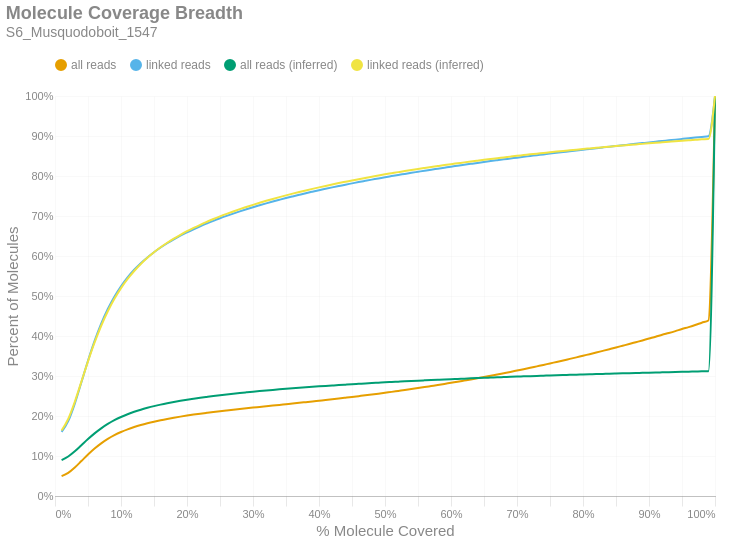

Notebook cell for this chart:
### Markdown cell above
### Molecule Read Coverage
This chart shows molecule coverage breadth as computed by the number of bases aligned to that molecule. In other words, "*how much of each unique long molecule is actually sequenced/aligned?*" Keep in mind there is a distinction between sequences and alignments, since some sequences belonging to a particular molecule may not align well and wouldn't appear in the alignment data. This chart also shows molecule coverage breadth as computed by the *inferred fragment* from which the aligned sequences originate. Unlike read coverage, this calculation takes into account the total insert size, including unsequenced gaps between the forward and reverse reads. Like the previous figures, these are cumulative percents.

### Code cell
if SKIPLR:
    print_html(f"Skipped")
else:
    binned_df = consolidated_hist(valids['coverage_bp'], mask, 0.01, True)
    binned_df_inf = consolidated_hist(valids['coverage_inserts'], mask, 0.01, True)
    binned_df = binned_df.with_columns(pl.lit(binned_df_inf['all reads (cumsum)']).alias('all reads (inferred)'))
    binned_df = binned_df.with_columns(pl.lit(binned_df_inf['linked reads (cumsum)']).alias('linked reads (inferred)'))
    binned_df = binned_df.with_columns(
        (pl.col('bin').cast(pl.Float64) + 0.01).alias('right_edge')
    )

    with SafeRender(binned_df):
        (
            density_plot(binned_df, 'Molecule Coverage Breadth', samplename, 'molcov', ['all reads (inferred)','linked reads (inferred)'])
            .encode(
                #x=alt.X('bin:Q', title="% Molecule Covered").axis(format = '%').scale(padding=0),
                x=alt.X('right_edge:Q', title="% Molecule Covered").axis(format='%').scale(padding=0),
                y=alt.Y('value:Q', title='Percent of Molecules')
                    .axis(format='%')
                    .stack(False)
                    .scale(domainMin=0, padding=0),
                color=alt.Color("key:N").scale(domain = ["all reads", "linked reads", "all reads (inferred)", "linked reads (inferred)"]),
                tooltip = [
                    alt.Tooltip("key:N", title = "Data Type"),
                    alt.Tooltip("range_label:N", title="% Molecule Covered"),
                    alt.Tooltip("value:Q", format = ".2%", title="% Molecules")
                ]
            )
        ).display()

### Figure 1 — Vega-Lite specification as saved in the notebook (floating-point values rounded to 4 significant figures)
{"width": "container", "height": 400, "config": {"title": {"anchor": "start", "dy": -15, "fontSize": 18, "color": "#888888", "subtitleColor": "#888888", "subtitleFontSize": 14}, "arc": {"fill": "#0072B2"}, "axis": {"domainColor": "#888888", "domainWidth": 0.5, "gridWidth": 0.2, "grid": false, "titleFontWeight": 400, "titleFontSize": 15, "labelFontSize": 11, "labelColor": "#888888", "tickColor": "#888888", "tickWidth": 0.2, "titleColor": "#888888"}, "axisBand": {"grid": false}, "axisX": {"grid": true, "tickSize": 10, "domainCap": "round"}, "axisY": {"domain": false, "grid": true, "tickSize": 0, "domainCap": "round"}, "background": "transparent", "header": {"labelFontSize": 15, "labelColor": "#888888", "titleFontSize": 15, "titleFontWeight": 600, "titleColor": "#888888"}, "legend": {"labelFont": "sans-serif", "labelFontSize": 12, "labelColor": "#888888", "symbolSize": 100, "symbolType": "circle", "titleFontSize": 12, "titlePadding": 10, "titleColor": "#888888", "title": null, "orient": "top"}, "range": {"category": ["#E69F00", "#56B4E9", "#009E73", "#F0E442", "#0072B2", "#D55E00", "#CC79A7", "#000000"], "diverging": ["#cfe8f3", "#a2d4ec", "#73bfe2", "#46abdb", "#1696d2", "#12719e"]}, "area": {"fill": "#0072B2", "fillOpacity": 0.7, "line": true, "strokeOpacity": 0.7}, "line": {"color": "#0072B2", "stroke": "#0072B2", "strokeWidth": 2}, "trail": {"color": "#0072B2", "stroke": "#0072B2", "strokeWidth": 0, "size": 1}, "point": {"filled": true, "fillOpacity": 1.0, "size": 95}, "text": {"color": "#888888", "fontSize": 11, "align": "right", "fontWeight": 400, "size": 11}, "bar": {"fill": "#0072B2", "stroke": null}, "view": {"stroke": null, "continuousWidth": 660, "continuousHeight": 400}}, "data": {"name": "data-4c8586ea2557ac575d8677084be9c118"}, "mark": {"type": "line", "interpolate": "monotone", "point": {"opacity": 0, "size": 275}}, "encoding": {"color": {"field": "key", "scale": {"domain": ["all reads", "linked reads", "all reads (inferred)", "linked reads (inferred)"]}, "type": "nominal"}, "tooltip": [{"field": "key", "title": "Data Type", "type": "nominal"}, {"field": "range_label", "title": "% Molecule Covered", "type": "nominal"}, {"field": "value", "format": ".2%", "title": "% Molecules", "type": "quantitative"}], "x": {"axis": {"format": "%"}, "field": "right_edge", "scale": {"padding": 0}, "title": "% Molecule Covered", "type": "quantitative"}, "y": {"axis": {"format": "%"}, "field": "value", "scale": {"domainMin": 0, "padding": 0}, "stack": false, "title": "Percent of Molecules", "type": "quantitative"}}, "params": [{"name": "param_c36ac31b6afebe62", "select": {"type": "point", "fields": ["key"]}, "bind": "legend"}], "title": {"text": "Molecule Coverage Breadth", "subtitle": "S6_Musquodoboit_1547"}, "transform": [{"fold": ["all reads (cumsum)", "linked reads (cumsum)", "all reads (inferred)", "linked reads (inferred)"]}, {"calculate": "replace(datum.key, ' (cumsum)', '')", "as": "key"}, {"filter": {"param": "param_c36ac31b6afebe62"}}], "usermeta": {"embedOptions": {"downloadFileName": "S6_Musquodoboit_1547.molcov"}}, "$schema": "https://vega.github.io/schema/vega-lite/v6.1.0.json", "datasets": {"data-4c8586ea2557ac575d8677084be9c118": [{"bin": "0.0", "interval": "0.0-0.01", "all reads": 0.04962, "linked reads": 0.1601, "all reads (cumsum)": 0.04962, "linked reads (cumsum)": 0.1601, "range_label": "0.0-0.01", "all reads (inferred)": 0.08989, "linked reads (inferred)": 0.1638, "right_edge": 0.01}, {"bin": "0.01", "interval": "0.01-0.02", "all reads": 0.008316, "linked reads": 0.02697, "all reads (cumsum)": 0.05794, "linked reads (cumsum)": 0.1871, "range_label": "0.01-0.02", "all reads (inferred)": 0.09877, "linked reads (inferred)": 0.1926, "right_edge": 0.02}, {"bin": "0.02", "interval": "0.02-0.03", "all reads": 0.01337, "linked reads": 0.0439, "all reads (cumsum)": 0.0713, "linked reads (cumsum)": 0.231, "range_label": "0.02-0.03", "all reads (inferred)": 0.1118, "linked reads (inferred)": 0.2354, "right_edge": 0.03}, {"bin": "0.03", "interval": "0.03-0.04", "all reads": 0.01615, "linked reads": 0.0533, "all reads (cumsum)": 0.08745, "linked reads (cumsum)": 0.2843, "range_label": "0.03-0.04", "all reads (inferred)": 0.127, "linked reads (inferred)": 0.2859, "right_edge": 0.04}, {"bin": "0.04", "interval": "0.04-0.05", "all reads": 0.01629, "linked reads": 0.05394, "all reads (cumsum)": 0.1037, "linked reads (cumsum)": 0.3382, "range_label": "0.04-0.05", "all reads (inferred)": 0.1424, "linked reads (inferred)": 0.3367, "right_edge": 0.05}, {"bin": "0.05", "interval": "0.05-0.06", "all reads": 0.01493, "linked reads": 0.04946, "all reads (cumsum)": 0.1187, "linked reads (cumsum)": 0.3877, "range_label": "0.05-0.06", "all reads (inferred)": 0.1566, "linked reads (inferred)": 0.3839, "right_edge": 0.06}, {"bin": "0.06", "interval": "0.06-0.07", "all reads": 0.01301, "linked reads": 0.04311, "all reads (cumsum)": 0.1317, "linked reads (cumsum)": 0.4308, "range_label": "0.06-0.07", "all reads (inferred)": 0.1692, "linked reads (inferred)": 0.4256, "right_edge": 0.07}, {"bin": "0.07", "interval": "0.07-0.08", "all reads": 0.01107, "linked reads": 0.03666, "all reads (cumsum)": 0.1428, "linked reads (cumsum)": 0.4675, "range_label": "0.07-0.08", "all reads (inferred)": 0.1801, "linked reads (inferred)": 0.4619, "right_edge": 0.08}, {"bin": "0.08", "interval": "0.08-0.09", "all reads": 0.009331, "linked reads": 0.03087, "all reads (cumsum)": 0.1521, "linked reads (cumsum)": 0.4983, "range_label": "0.08-0.09", "all reads (inferred)": 0.1895, "linked reads (inferred)": 0.493, "right_edge": 0.09}, {"bin": "0.09", "interval": "0.09-0.1", "all reads": 0.007897, "linked reads": 0.02609, "all reads (cumsum)": 0.16, "linked reads (cumsum)": 0.5244, "range_label": "0.09-0.1", "all reads (inferred)": 0.1976, "linked reads (inferred)": 0.5197, "right_edge": 0.1}, {"bin": "0.1", "interval": "0.1-0.11", "all reads": 0.00671, "linked reads": 0.02213, "all reads (cumsum)": 0.1667, "linked reads (cumsum)": 0.5466, "range_label": "0.1-0.11", "all reads (inferred)": 0.2045, "linked reads (inferred)": 0.5426, "right_edge": 0.11}, {"bin": "0.11", "interval": "0.11-0.12", "all reads": 0.005768, "linked reads": 0.01899, "all reads (cumsum)": 0.1725, "linked reads (cumsum)": 0.5655, "range_label": "0.11-0.12", "all reads (inferred)": 0.2105, "linked reads (inferred)": 0.5625, "right_edge": 0.12}, {"bin": "0.12", "interval": "0.12-0.13", "all reads": 0.004995, "linked reads": 0.01642, "all reads (cumsum)": 0.1775, "linked reads (cumsum)": 0.582, "range_label": "0.12-0.13", "all reads (inferred)": 0.2158, "linked reads (inferred)": 0.58, "right_edge": 0.13}, {"bin": "0.13", "interval": "0.13-0.14", "all reads": 0.004413, "linked reads": 0.01449, "all reads (cumsum)": 0.1819, "linked reads (cumsum)": 0.5965, "range_label": "0.13-0.14", "all reads (inferred)": 0.2204, "linked reads (inferred)": 0.5953, "right_edge": 0.14}, {"bin": "0.14", "interval": "0.14-0.15", "all reads": 0.003954, "linked reads": 0.01296, "all reads (cumsum)": 0.1858, "linked reads (cumsum)": 0.6094, "range_label": "0.14-0.15", "all reads (inferred)": 0.2247, "linked reads (inferred)": 0.6092, "right_edge": 0.15}, {"bin": "0.15", "interval": "0.15-0.16", "all reads": 0.003593, "linked reads": 0.01177, "all reads (cumsum)": 0.1894, "linked reads (cumsum)": 0.6212, "range_label": "0.15-0.16", "all reads (inferred)": 0.2285, "linked reads (inferred)": 0.6218, "right_edge": 0.16}, {"bin": "0.16", "interval": "0.16-0.17", "all reads": 0.00326, "linked reads": 0.01065, "all reads (cumsum)": 0.1927, "linked reads (cumsum)": 0.6318, "range_label": "0.16-0.17", "all reads (inferred)": 0.2319, "linked reads (inferred)": 0.6331, "right_edge": 0.17}, {"bin": "0.17", "interval": "0.17-0.18", "all reads": 0.00301, "linked reads": 0.009811, "all reads (cumsum)": 0.1957, "linked reads (cumsum)": 0.6417, "range_label": "0.17-0.18", "all reads (inferred)": 0.235, "linked reads (inferred)": 0.6435, "right_edge": 0.18}, {"bin": "0.18", "interval": "0.18-0.19", "all reads": 0.002777, "linked reads": 0.009036, "all reads (cumsum)": 0.1985, "linked reads (cumsum)": 0.6507, "range_label": "0.18-0.19", "all reads (inferred)": 0.2379, "linked reads (inferred)": 0.653, "right_edge": 0.19}, {"bin": "0.19", "interval": "0.19-0.2", "all reads": 0.002602, "linked reads": 0.008448, "all reads (cumsum)": 0.2011, "linked reads (cumsum)": 0.6591, "range_label": "0.19-0.2", "all reads (inferred)": 0.2406, "linked reads (inferred)": 0.6619, "right_edge": 0.2}, {"bin": "0.2", "interval": "0.2-0.21", "all reads": 0.002408, "linked reads": 0.007798, "all reads (cumsum)": 0.2035, "linked reads (cumsum)": 0.6669, "range_label": "0.2-0.21", "all reads (inferred)": 0.2431, "linked reads (inferred)": 0.6701, "right_edge": 0.21}, {"bin": "0.21", "interval": "0.21-0.22", "all reads": 0.002284, "linked reads": 0.007367, "all reads (cumsum)": 0.2058, "linked reads (cumsum)": 0.6743, "range_label": "0.21-0.22", "all reads (inferred)": 0.2455, "linked reads (inferred)": 0.678, "right_edge": 0.22}, {"bin": "0.22", "interval": "0.22-0.23", "all reads": 0.002152, "linked reads": 0.006919, "all reads (cumsum)": 0.2079, "linked reads (cumsum)": 0.6812, "range_label": "0.22-0.23", "all reads (inferred)": 0.2478, "linked reads (inferred)": 0.6854, "right_edge": 0.23}, {"bin": "0.23", "interval": "0.23-0.24", "all reads": 0.002101, "linked reads": 0.006721, "all reads (cumsum)": 0.21, "linked reads (cumsum)": 0.6879, "range_label": "0.23-0.24", "all reads (inferred)": 0.2499, "linked reads (inferred)": 0.6925, "right_edge": 0.24}, {"bin": "0.24", "interval": "0.24-0.25", "all reads": 0.001978, "linked reads": 0.006301, "all reads (cumsum)": 0.212, "linked reads (cumsum)": 0.6942, "range_label": "0.24-0.25", "all reads (inferred)": 0.252, "linked reads (inferred)": 0.6991, "right_edge": 0.25}, {"bin": "0.25", "interval": "0.25-0.26", "all reads": 0.001881, "linked reads": 0.005953, "all reads (cumsum)": 0.2139, "linked reads (cumsum)": 0.7002, "range_label": "0.25-0.26", "all reads (inferred)": 0.2539, "linked reads (inferred)": 0.7053, "right_edge": 0.26}, {"bin": "0.26", "interval": "0.26-0.27", "all reads": 0.001838, "linked reads": 0.005766, "all reads (cumsum)": 0.2157, "linked reads (cumsum)": 0.706, "range_label": "0.26-0.27", "all reads (inferred)": 0.2557, "linked reads (inferred)": 0.7114, "right_edge": 0.27}, {"bin": "0.27", "interval": "0.27-0.28", "all reads": 0.001793, "linked reads": 0.005542, "all reads (cumsum)": 0.2175, "linked reads (cumsum)": 0.7115, "range_label": "0.27-0.28", "all reads (inferred)": 0.2574, "linked reads (inferred)": 0.7171, "right_edge": 0.28}, {"bin": "0.28", "interval": "0.28-0.29", "all reads": 0.001766, "linked reads": 0.005338, "all reads (cumsum)": 0.2193, "linked reads (cumsum)": 0.7168, "range_label": "0.28-0.29", "all reads (inferred)": 0.2591, "linked reads (inferred)": 0.7226, "right_edge": 0.29}, {"bin": "0.29", "interval": "0.29-0.3", "all reads": 0.001734, "linked reads": 0.005116, "all reads (cumsum)": 0.221, "linked reads (cumsum)": 0.722, "range_label": "0.29-0.3", "all reads (inferred)": 0.2607, "linked reads (inferred)": 0.7279, "right_edge": 0.3}, {"bin": "0.3", "interval": "0.3-0.31", "all reads": 0.001688, "linked reads": 0.004825, "all reads (cumsum)": 0.2227, "linked reads (cumsum)": 0.7268, "range_label": "0.3-0.31", "all reads (inferred)": 0.2623, "linked reads (inferred)": 0.733, "right_edge": 0.31}, {"bin": "0.31", "interval": "0.31-0.32", "all reads": 0.0017, "linked reads": 0.004721, "all reads (cumsum)": 0.2244, "linked reads (cumsum)": 0.7315, "range_label": "0.31-0.32", "all reads (inferred)": 0.2638, "linked reads (inferred)": 0.7379, "right_edge": 0.32}, {"bin": "0.32", "interval": "0.32-0.33", "all reads": 0.001699, "linked reads": 0.004573, "all reads (cumsum)": 0.2261, "linked reads (cumsum)": 0.7361, "range_label": "0.32-0.33", "all reads (inferred)": 0.2652, "linked reads (inferred)": 0.7427, "right_edge": 0.33}, {"bin": "0.33", "interval": "0.33-0.34", "all reads": 0.001689, "linked reads": 0.004424, "all reads (cumsum)": 0.2278, "linked reads (cumsum)": 0.7405, "range_label": "0.33-0.34", "all reads (inferred)": 0.2666, "linked reads (inferred)": 0.7472, "right_edge": 0.34}, {"bin": "0.34", "interval": "0.34-0.35", "all reads": 0.001701, "linked reads": 0.004337, "all reads (cumsum)": 0.2295, "linked reads (cumsum)": 0.7448, "range_label": "0.34-0.35", "all reads (inferred)": 0.268, "linked reads (inferred)": 0.7516, "right_edge": 0.35}, {"bin": "0.35", "interval": "0.35-0.36", "all reads": 0.001695, "linked reads": 0.004131, "all reads (cumsum)": 0.2312, "linked reads (cumsum)": 0.749, "range_label": "0.35-0.36", "all reads (inferred)": 0.2693, "linked reads (inferred)": 0.7559, "right_edge": 0.36}, {"bin": "0.36", "interval": "0.36-0.37", "all reads": 0.001723, "linked reads": 0.004039, "all reads (cumsum)": 0.2329, "linked reads (cumsum)": 0.753, "range_label": "0.36-0.37", "all reads (inferred)": 0.2705, "linked reads (inferred)": 0.76, "right_edge": 0.37}, {"bin": "0.37", "interval": "0.37-0.38", "all reads": 0.001753, "linked reads": 0.003968, "all reads (cumsum)": 0.2346, "linked reads (cumsum)": 0.757, "range_label": "0.37-0.38", "all reads (inferred)": 0.2718, "linked reads (inferred)": 0.764, "right_edge": 0.38}, {"bin": "0.38", "interval": "0.38-0.39", "all reads": 0.001756, "linked reads": 0.003804, "all reads (cumsum)": 0.2364, "linked reads (cumsum)": 0.7608, "range_label": "0.38-0.39", "all reads (inferred)": 0.2729, "linked reads (inferred)": 0.7678, "right_edge": 0.39}, {"bin": "0.39", "interval": "0.39-0.4", "all reads": 0.001813, "linked reads": 0.003735, "all reads (cumsum)": 0.2382, "linked reads (cumsum)": 0.7645, "range_label": "0.39-0.4", "all reads (inferred)": 0.2741, "linked reads (inferred)": 0.7715, "right_edge": 0.4}, {"bin": "0.4", "interval": "0.4-0.41", "all reads": 0.001797, "linked reads": 0.003542, "all reads (cumsum)": 0.24, "linked reads (cumsum)": 0.7681, "range_label": "0.4-0.41", "all reads (inferred)": 0.2752, "linked reads (inferred)": 0.7752, "right_edge": 0.41}, {"bin": "0.41", "interval": "0.41-0.42", "all reads": 0.001841, "linked reads": 0.003485, "all reads (cumsum)": 0.2419, "linked reads (cumsum)": 0.7715, "range_label": "0.41-0.42", "all reads (inferred)": 0.2763, "linked reads (inferred)": 0.7787, "right_edge": 0.42}, {"bin": "0.42", "interval": "0.42-0.43", "all reads": 0.001886, "linked reads": 0.003402, "all reads (cumsum)": 0.2437, "linked reads (cumsum)": 0.7749, "range_label": "0.42-0.43", "all reads (inferred)": 0.2774, "linked reads (inferred)": 0.7822, "right_edge": 0.43}, {"bin": "0.43", "interval": "0.43-0.44", "all reads": 0.001934, "linked reads": 0.003379, "all reads (cumsum)": 0.2457, "linked reads (cumsum)": 0.7783, "range_label": "0.43-0.44", "all reads (inferred)": 0.2784, "linked reads (inferred)": 0.7856, "right_edge": 0.44}, {"bin": "0.44", "interval": "0.44-0.45", "all reads": 0.001954, "linked reads": 0.003233, "all reads (cumsum)": 0.2476, "linked reads (cumsum)": 0.7816, "range_label": "0.44-0.45", "all reads (inferred)": 0.2794, "linked reads (inferred)": 0.7889, "right_edge": 0.45}, {"bin": "0.45", "interval": "0.45-0.46", "all reads": 0.002028, "linked reads": 0.003265, "all reads (cumsum)": 0.2497, "linked reads (cumsum)": 0.7848, "range_label": "0.45-0.46", "all reads (inferred)": 0.2804, "linked reads (inferred)": 0.792, "right_edge": 0.46}, {"bin": "0.46", "interval": "0.46-0.47", "all reads": 0.00202, "linked reads": 0.003056, "all reads (cumsum)": 0.2517, "linked reads (cumsum)": 0.7879, "range_label": "0.46-0.47", "all reads (inferred)": 0.2814, "linked reads (inferred)": 0.7952, "right_edge": 0.47}, {"bin": "0.47", "interval": "0.47-0.48", "all reads": 0.002095, "linked reads": 0.003023, "all reads (cumsum)": 0.2538, "linked reads (cumsum)": 0.7909, "range_label": "0.47-0.48", "all reads (inferred)": 0.2823, "linked reads (inferred)": 0.7983, "right_edge": 0.48}, {"bin": "0.48", "interval": "0.48-0.49", "all reads": 0.002098, "linked reads": 0.002953, "all reads (cumsum)": 0.2559, "linked reads (cumsum)": 0.7939, "range_label": "0.48-0.49", "all reads (inferred)": 0.2832, "linked reads (inferred)": 0.8012, "right_edge": 0.49}, {"bin": "0.49", "interval": "0.49-0.5", "all reads": 0.002318, "linked reads": 0.003084, "all reads (cumsum)": 0.2582, "linked reads (cumsum)": 0.7969, "range_label": "0.49-0.5", "all reads (inferred)": 0.2842, "linked reads (inferred)": 0.8042, "right_edge": 0.5}, {"bin": "0.5", "interval": "0.5-0.51", "all reads": 0.002105, "linked reads": 0.0028, "all reads (cumsum)": 0.2603, "linked reads (cumsum)": 0.7997, "range_label": "0.5-0.51", "all reads (inferred)": 0.285, "linked reads (inferred)": 0.8069, "right_edge": 0.51}, {"bin": "0.51", "interval": "0.51-0.52", "all reads": 0.002328, "linked reads": 0.002789, "all reads (cumsum)": 0.2626, "linked reads (cumsum)": 0.8025, "range_label": "0.51-0.52", "all reads (inferred)": 0.2859, "linked reads (inferred)": 0.8097, "right_edge": 0.52}, {"bin": "0.52", "interval": "0.52-0.53", "all reads": 0.002295, "linked reads": 0.002703, "all reads (cumsum)": 0.2649, "linked reads (cumsum)": 0.8052, "range_label": "0.52-0.53", "all reads (inferred)": 0.2867, "linked reads (inferred)": 0.8124, "right_edge": 0.53}, {"bin": "0.53", "interval": "0.53-0.54", "all reads": 0.002401, "linked reads": 0.002733, "all reads (cumsum)": 0.2673, "linked reads (cumsum)": 0.808, "range_label": "0.53-0.54", "all reads (inferred)": 0.2875, "linked reads (inferred)": 0.815, "right_edge": 0.54}, {"bin": "0.54", "interval": "0.54-0.55", "all reads": 0.002426, "linked reads": 0.002641, "all reads (cumsum)": 0.2697, "linked reads (cumsum)": 0.8106, "range_label": "0.54-0.55", "all reads (inferred)": 0.2883, "linked reads (inferred)": 0.8176, "right_edge": 0.55}, {"bin": "0.55", "interval": "0.55-0.56", "all reads": 0.002531, "linked reads": 0.002644, "all reads (cumsum)": 0.2723, "linked reads (cumsum)": 0.8132, "range_label": "0.55-0.56", "all reads (inferred)": 0.2891, "linked reads (inferred)": 0.8201, "right_edge": 0.56}, {"bin": "0.56", "interval": "0.56-0.57", "all reads": 0.002584, "linked reads": 0.002619, "all reads (cumsum)": 0.2749, "linked reads (cumsum)": 0.8159, "range_label": "0.56-0.57", "all reads (inferred)": 0.2898, "linked reads (inferred)": 0.8225, "right_edge": 0.57}, {"bin": "0.57", "interval": "0.57-0.58", "all reads": 0.002578, "linked reads": 0.002477, "all reads (cumsum)": 0.2774, "linked reads (cumsum)": 0.8183, "range_label": "0.57-0.58", "all reads (inferred)": 0.2906, "linked reads (inferred)": 0.8249, "right_edge": 0.58}, {"bin": "0.58", "interval": "0.58-0.59", "all reads": 0.002695, "linked reads": 0.002505, "all reads (cumsum)": 0.2801, "linked reads (cumsum)": 0.8208, "range_label": "0.58-0.59", "all reads (inferred)": 0.2913, "linked reads (inferred)": 0.8273, "right_edge": 0.59}, {"bin": "0.59", "interval": "0.59-0.6", "all reads": 0.002837, "linked reads": 0.002547, "all reads (cumsum)": 0.283, "linked reads (cumsum)": 0.8234, "range_label": "0.59-0.6", "all reads (inferred)": 0.292, "linked reads (inferred)": 0.8296, "right_edge": 0.6}, {"bin": "0.6", "interval": "0.6-0.61", "all reads": 0.002725, "linked reads": 0.002306, "all reads (cumsum)": 0.2857, "linked reads (cumsum)": 0.8257, "range_label": "0.6-0.61", "all reads (inferred)": 0.2927, "linked reads (inferred)": 0.8318, "right_edge": 0.61}, {"bin": "0.61", "interval": "0.61-0.62", "all reads": 0.002892, "linked reads": 0.002355, "all reads (cumsum)": 0.2886, "linked reads (cumsum)": 0.8281, "range_label": "0.61-0.62", "all reads (inferred)": 0.2934, "linked reads (inferred)": 0.834, "right_edge": 0.62}, {"bin": "0.62", "interval": "0.62-0.63", "all reads": 0.002896, "linked reads": 0.002314, "all reads (cumsum)": 0.2915, "linked reads (cumsum)": 0.8304, "range_label": "0.62-0.63", "all reads (inferred)": 0.2941, "linked reads (inferred)": 0.8362, "right_edge": 0.63}, {"bin": "0.63", "interval": "0.63-0.64", "all reads": 0.002976, "linked reads": 0.00231, "all reads (cumsum)": 0.2945, "linked reads (cumsum)": 0.8327, "range_label": "0.63-0.64", "all reads (inferred)": 0.2948, "linked reads (inferred)": 0.8384, "right_edge": 0.64}, {"bin": "0.64", "interval": "0.64-0.65", "all reads": 0.003025, "linked reads": 0.002289, "all reads (cumsum)": 0.2975, "linked reads (cumsum)": 0.835, "range_label": "0.64-0.65", "all reads (inferred)": 0.2954, "linked reads (inferred)": 0.8405, "right_edge": 0.65}, {"bin": "0.65", "interval": "0.65-0.66", "all reads": 0.00317, "linked reads": 0.002246, "all reads (cumsum)": 0.3007, "linked reads (cumsum)": 0.8372, "range_label": "0.65-0.66", "all reads (inferred)": 0.296, "linked reads (inferred)": 0.8425, "right_edge": 0.66}, {"bin": "0.66", "interval": "0.66-0.67", "all reads": 0.00312, "linked reads": 0.002197, "all reads (cumsum)": 0.3038, "linked reads (cumsum)": 0.8394, "range_label": "0.66-0.67", "all reads (inferred)": 0.2967, "linked reads (inferred)": 0.8445, "right_edge": 0.67}, {"bin": "0.67", "interval": "0.67-0.68", "all reads": 0.00324, "linked reads": 0.00218, "all reads (cumsum)": 0.307, "linked reads (cumsum)": 0.8416, "range_label": "0.67-0.68", "all reads (inferred)": 0.2973, "linked reads (inferred)": 0.8465, "right_edge": 0.68}, {"bin": "0.68", "interval": "0.68-0.69", "all reads": 0.00322, "linked reads": 0.002113, "all reads (cumsum)": 0.3102, "linked reads (cumsum)": 0.8437, "range_label": "0.68-0.69", "all reads (inferred)": 0.2979, "linked reads (inferred)": 0.8485, "right_edge": 0.69}, {"bin": "0.69", "interval": "0.69-0.7", "all reads": 0.003424, "linked reads": 0.002154, "all reads (cumsum)": 0.3137, "linked reads (cumsum)": 0.8459, "range_label": "0.69-0.7", "all reads (inferred)": 0.2985, "linked reads (inferred)": 0.8504, "right_edge": 0.7}, {"bin": "0.7", "interval": "0.7-0.71", "all reads": 0.003382, "linked reads": 0.002102, "all reads (cumsum)": 0.317, "linked reads (cumsum)": 0.848, "range_label": "0.7-0.71", "all reads (inferred)": 0.2991, "linked reads (inferred)": 0.8522, "right_edge": 0.71}, {"bin": "0.71", "interval": "0.71-0.72", "all reads": 0.003483, "linked reads": 0.00202, "all reads (cumsum)": 0.3205, "linked reads (cumsum)": 0.85, "range_label": "0.71-0.72", "all reads (inferred)": 0.2997, "linked reads (inferred)": 0.8541, "right_edge": 0.72}, {"bin": "0.72", "interval": "0.72-0.73", "all reads": 0.00358, "linked reads": 0.002063, "all reads (cumsum)": 0.3241, "linked reads (cumsum)": 0.852, "range_label": "0.72-0.73", "all reads (inferred)": 0.3002, "linked reads (inferred)": 0.8559, "right_edge": 0.73}, {"bin": "0.73", "interval": "0.73-0.74", "all reads": 0.003545, "linked reads": 0.001993, "all reads (cumsum)": 0.3276, "linked reads (cumsum)": 0.854, "range_label": "0.73-0.74", "all reads (inferred)": 0.3008, "linked reads (inferred)": 0.8576, "right_edge": 0.74}, {"bin": "0.74", "interval": "0.74-0.75", "all reads": 0.003836, "linked reads": 0.002089, "all reads (cumsum)": 0.3315, "linked reads (cumsum)": 0.8561, "range_label": "0.74-0.75", "all reads (inferred)": 0.3013, "linked reads (inferred)": 0.8594, "right_edge": 0.75}, {"bin": "0.75", "interval": "0.75-0.76", "all reads": 0.003633, "linked reads": 0.001945, "all reads (cumsum)": 0.3351, "linked reads (cumsum)": 0.8581, "range_label": "0.75-0.76", "all reads (inferred)": 0.3019, "linked reads (inferred)": 0.8611, "right_edge": 0.76}, {"bin": "0.76", "interval": "0.76-0.77", "all reads": 0.003778, "linked reads": 0.001964, "all reads (cumsum)": 0.3389, "linked reads (cumsum)": 0.86, "range_label": "0.76-0.77", "all reads (inferred)": 0.3024, "linked reads (inferred)": 0.8627, "right_edge": 0.77}, {"bin": "0.77", "interval": "0.77-0.78", "all reads": 0.003867, "linked reads": 0.001998, "all reads (cumsum)": 0.3428, "linked reads (cumsum)": 0.862, "range_label": "0.77-0.78", "all reads (inferred)": 0.3029, "linked reads (inferred)": 0.8643, "right_edge": 0.78}, {"bin": "0.78", "interval": "0.78-0.79", "all reads": 0.003864, "linked reads": 0.001913, "all reads (cumsum)": 0.3466, "linked reads (cumsum)": 0.8639, "range_label": "0.78-0.79", "all reads (inferred)": 0.3033, "linked reads (inferred)": 0.8659, "right_edge": 0.79}, {"bin": "0.79", "interval": "0.79-0.8", "all reads": 0.004123, "linked reads": 0.001909, "all reads (cumsum)": 0.3507, "linked reads (cumsum)": 0.8659, "range_label": "0.79-0.8", "all reads (inferred)": 0.3038, "linked reads (inferred)": 0.8674, "right_edge": 0.8}, {"bin": "0.8", "interval": "0.8-0.81", "all reads": 0.003869, "linked reads": 0.001802, "all reads (cumsum)": 0.3546, "linked reads (cumsum)": 0.8677, "range_label": "0.8-0.81", "all reads (inferred)": 0.3043, "linked reads (inferred)": 0.8689, "right_edge": 0.81}, {"bin": "0.81", "interval": "0.81-0.82", "all reads": 0.00404, "linked reads": 0.001866, "all reads (cumsum)": 0.3587, "linked reads (cumsum)": 0.8695, "range_label": "0.81-0.82", "all reads (inferred)": 0.3048, "linked reads (inferred)": 0.8705, "right_edge": 0.82}, {"bin": "0.82", "interval": "0.82-0.83", "all reads": 0.004186, "linked reads": 0.001874, "all reads (cumsum)": 0.3628, "linked reads (cumsum)": 0.8714, "range_label": "0.82-0.83", "all reads (inferred)": 0.3053, "linked reads (inferred)": 0.8719, "right_edge": 0.83}, {"bin": "0.83", "interval": "0.83-0.84", "all reads": 0.004198, "linked reads": 0.001843, "all reads (cumsum)": 0.367, "linked reads (cumsum)": 0.8732, "range_label": "0.83-0.84", "all reads (inferred)": 0.3057, "linked reads (inferred)": 0.8734, "right_edge": 0.84}, {"bin": "0.84", "interval": "0.84-0.85", "all reads": 0.004228, "linked reads": 0.001768, "all reads (cumsum)": 0.3713, "linked reads (cumsum)": 0.875, "range_label": "0.84-0.85", "all reads (inferred)": 0.3062, "linked reads (inferred)": 0.8748, "right_edge": 0.85}, {"bin": "0.85", "interval": "0.85-0.86", "all reads": 0.004364, "linked reads": 0.001792, "all reads (cumsum)": 0.3756, "linked reads (cumsum)": 0.8768, "range_label": "0.85-0.86", "all reads (inferred)": 0.3066, "linked reads (inferred)": 0.8762, "right_edge": 0.86}, {"bin": "0.86", "interval": "0.86-0.87", "all reads": 0.004347, "linked reads": 0.001819, "all reads (cumsum)": 0.38, "linked reads (cumsum)": 0.8786, "range_label": "0.86-0.87", "all reads (inferred)": 0.3071, "linked reads (inferred)": 0.8776, "right_edge": 0.87}, {"bin": "0.87", "interval": "0.87-0.88", "all reads": 0.004495, "linked reads": 0.001804, "all reads (cumsum)": 0.3845, "linked reads (cumsum)": 0.8804, "range_label": "0.87-0.88", "all reads (inferred)": 0.3075, "linked reads (inferred)": 0.879, "right_edge": 0.88}, {"bin": "0.88", "interval": "0.88-0.89", "all reads": 0.00449, "linked reads": 0.001793, "all reads (cumsum)": 0.389, "linked reads (cumsum)": 0.8822, "range_label": "0.88-0.89", "all reads (inferred)": 0.3079, "linked reads (inferred)": 0.8803, "right_edge": 0.89}, {"bin": "0.89", "interval": "0.89-0.9", "all reads": 0.00462, "linked reads": 0.001788, "all reads (cumsum)": 0.3936, "linked reads (cumsum)": 0.884, "range_label": "0.89-0.9", "all reads (inferred)": 0.3083, "linked reads (inferred)": 0.8817, "right_edge": 0.9}, {"bin": "0.9", "interval": "0.9-0.91", "all reads": 0.004411, "linked reads": 0.001728, "all reads (cumsum)": 0.398, "linked reads (cumsum)": 0.8857, "range_label": "0.9-0.91", "all reads (inferred)": 0.3088, "linked reads (inferred)": 0.883, "right_edge": 0.91}, {"bin": "0.91", "interval": "0.91-0.92", "all reads": 0.005036, "linked reads": 0.001741, "all reads (cumsum)": 0.403, "linked reads (cumsum)": 0.8875, "range_label": "0.91-0.92", "all reads (inferred)": 0.3092, "linked reads (inferred)": 0.8843, "right_edge": 0.92}, {"bin": "0.92", "interval": "0.92-0.93", "all reads": 0.004438, "linked reads": 0.001725, "all reads (cumsum)": 0.4075, "linked reads (cumsum)": 0.8892, "range_label": "0.92-0.93", "all reads (inferred)": 0.3096, "linked reads (inferred)": 0.8855, "right_edge": 0.93}, {"bin": "0.93", "interval": "0.93-0.94", "all reads": 0.00481, "linked reads": 0.00174, "all reads (cumsum)": 0.4123, "linked reads (cumsum)": 0.8909, "range_label": "0.93-0.94", "all reads (inferred)": 0.31, "linked reads (inferred)": 0.8868, "right_edge": 0.94}, {"bin": "0.94", "interval": "0.94-0.95", "all reads": 0.005287, "linked reads": 0.001697, "all reads (cumsum)": 0.4176, "linked reads (cumsum)": 0.8926, "range_label": "0.94-0.95", "all reads (inferred)": 0.3104, "linked reads (inferred)": 0.8881, "right_edge": 0.95}, {"bin": "0.95", "interval": "0.95-0.96", "all reads": 0.004564, "linked reads": 0.00169, "all reads (cumsum)": 0.4221, "linked reads (cumsum)": 0.8943, "range_label": "0.95-0.96", "all reads (inferred)": 0.3109, "linked reads (inferred)": 0.8893, "right_edge": 0.96}, {"bin": "0.96", "interval": "0.96-0.97", "all reads": 0.005295, "linked reads": 0.00167, "all reads (cumsum)": 0.4274, "linked reads (cumsum)": 0.896, "range_label": "0.96-0.97", "all reads (inferred)": 0.3113, "linked reads (inferred)": 0.8905, "right_edge": 0.97}, {"bin": "0.97", "interval": "0.97-0.98", "all reads": 0.005847, "linked reads": 0.001639, "all reads (cumsum)": 0.4333, "linked reads (cumsum)": 0.8976, "range_label": "0.97-0.98", "all reads (inferred)": 0.3117, "linked reads (inferred)": 0.8917, "right_edge": 0.98}, {"bin": "0.98", "interval": "0.98-0.99", "all reads": 0.005512, "linked reads": 0.001671, "all reads (cumsum)": 0.4388, "linked reads (cumsum)": 0.8993, "range_label": "0.98-0.99", "all reads (inferred)": 0.3121, "linked reads (inferred)": 0.8924, "right_edge": 0.99}, {"bin": "0.99", "interval": "0.99-1.0", "all reads": 0.5612, "linked reads": 0.1007, "all reads (cumsum)": 1.0, "linked reads (cumsum)": 1.0, "range_label": "0.99-1.0", "all reads (inferred)": 1.0, "linked reads (inferred)": 1.0, "right_edge": 1.0}]}}
